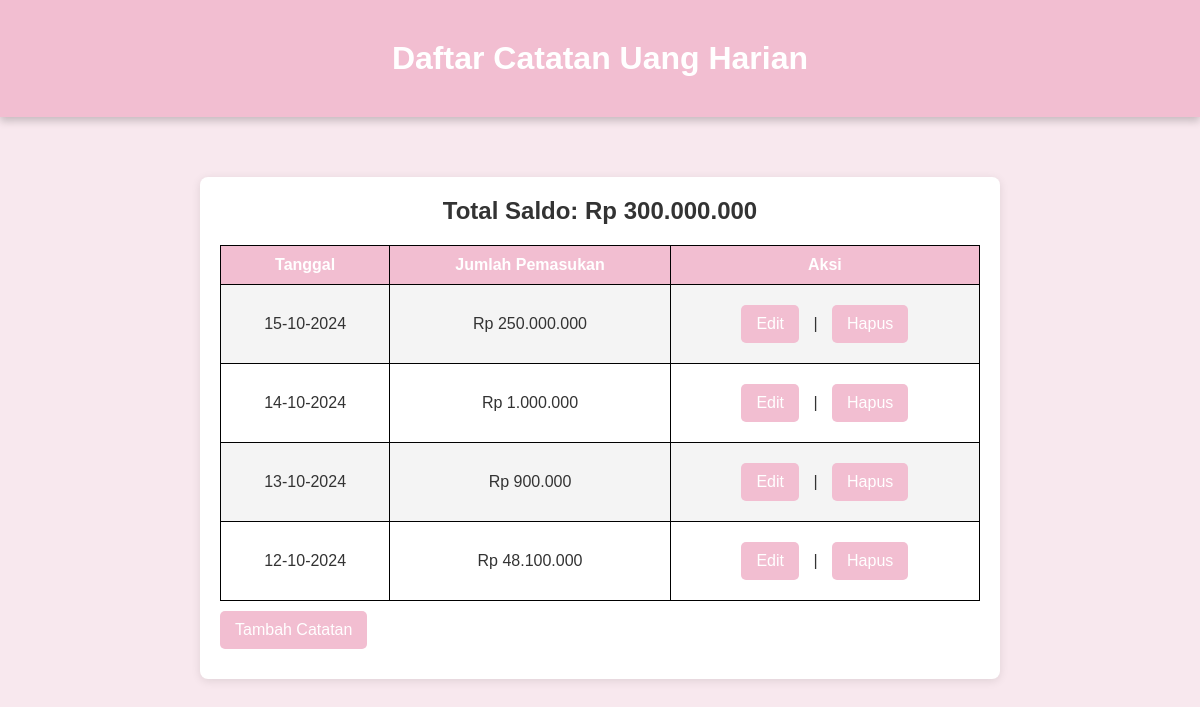
The page / on the database its author committed.
### tables this page shows
CREATE TABLE personal_contacts (
        id INTEGER PRIMARY KEY AUTOINCREMENT, 
        name TEXT, 
        phone TEXT);

### index.php (the view, shortened to what this page needs)
<?php require 'db.php'; ?>
<!DOCTYPE html>
<html lang="en">
<head>
</head>
<body>
    <header>
        <h1>Daftar Catatan Uang Harian</h1>
    </header>
    <section>
        <div class="container">
            <?php
            $stmt = $db->query("SELECT SUM(phone) AS total_saldo FROM personal_contacts");
            $row = $stmt->fetch(PDO::FETCH_ASSOC);
            $total_saldo = $row['total_saldo'] ? $row['total_saldo'] : 0;
            ?>
            <div class="saldo">
                Total Saldo: Rp <?= number_format($total_saldo, 0, ',', '.') ?>
            </div>
            <table>
                <tr>
                    <th>Tanggal</th>
                    <th>Jumlah Pemasukan</th>
                    <th>Aksi</th>
                </tr>
                <?php
                $stmt = $db->query("SELECT * FROM personal_contacts");
                while ($row = $stmt->fetch(PDO::FETCH_ASSOC)) {
                    $formattedDate = date('d-m-Y', strtotime($row['name']));
                    echo "<tr><td>{$formattedDate}</td><td>Rp " . number_format($row['phone'], 0, ',', '.') . "</td>
                    <td>
                        <a href='edit.php?id={$row['id']}'>Edit</a>
                        <span style='margin: 0 10px;'>|</span>
                        <a href='delete.php?id={$row['id']}'>Hapus</a>
                    </td></tr>";
                }
                ?>
            </table>
            <a href="add.php">Tambah Catatan</a>
        </div>
    </section>
</body>
</html>

### index.php (style rules this page uses)
* { margin: 0; padding: 0; box-sizing: border-box; }
body { font-family: 'Arial', sans-serif; background-color: #F8E8EE; color: #333; display: flex; flex-direction: column; min-height: 100vh; }
header { background-color: #F2BED1; color: white; padding: 40px 20px; margin-bottom: 5%; text-align: center; box-shadow: 0 4px 8px rgba(0, 0, 0, 0.2); }
.container { max-width: 800px; margin: auto; background-color: white; border-radius: 8px; box-shadow: 0 2px 10px rgba(0, 0, 0, 0.1); padding: 20px; }
.saldo { font-size: 24px; font-weight: bold; text-align: center; margin-bottom: 20px; }
table { width: 100%; border-collapse: collapse; margin-top: 20px; }
table th, table td { border: 1px solid black; padding: 10px; text-align: center; }
table th { background-color: #F2BED1; color: white; }
table tr:nth-child(even) { background-color: #f4f4f4; }
a { text-decoration: none; color: #F2BED1; }
a { display: inline-block; margin: 10px 0; padding: 10px 15px; background-color: #F2BED1; color: white; border-radius: 5px; }

### rows shown on the page
personal_contacts: name "15-10-2024", phone "250.000.000"
personal_contacts: name "14-10-2024", phone "1.000.000"
personal_contacts: name "13-10-2024", phone "900.000"
personal_contacts: name "12-10-2024", phone "48.100.000"

### other values the page prints
$total_saldo "300.000.000"
